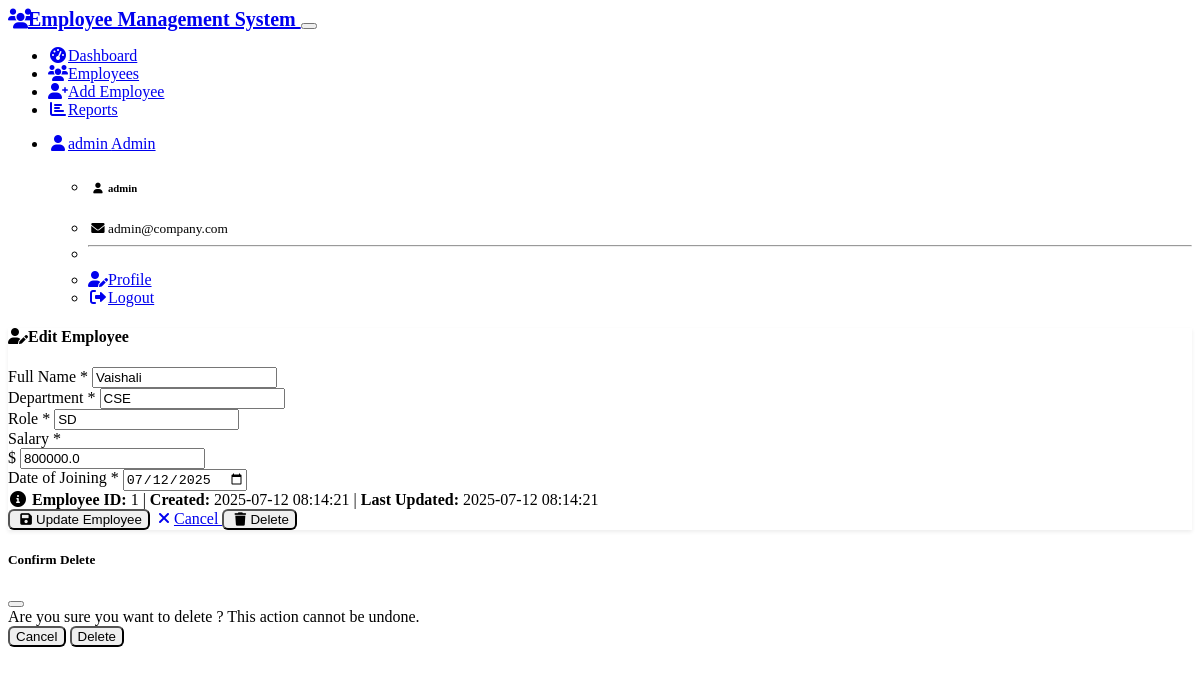
/edit_employee/1 (signed in), run on the app's committed database.
### models.py (models this page shows, shortened)
class Employee(db.Model):
    id = db.Column(db.Integer, primary_key=True)
    name = db.Column(db.String(100), nullable=False)
    department = db.Column(db.String(50), nullable=False)
    salary = db.Column(db.Float, nullable=False)
    role = db.Column(db.String(50), nullable=False)
    date_of_joining = db.Column(db.Date, nullable=False, default=datetime.utcnow)
    created_at = db.Column(db.DateTime, default=datetime.utcnow)
    updated_at = db.Column(db.DateTime, default=datetime.utcnow, onupdate=datetime.utcnow)

### routes/employee.py (the view, shortened to what this page needs)
@app.route('/edit_employee/<int:employee_id>', methods=['GET', 'POST'])
def edit_employee(employee_id):
    if 'admin_id' not in session:
        return redirect(url_for('login'))
    try:
        employee = Employee.query.get_or_404(employee_id)
        return render_template('edit_employee.html', employee=employee)
    except Exception as e:
        logging.error(f"Error editing employee: {str(e)}")
        db.session.rollback()
        flash('Error updating employee', 'error')
        return redirect(url_for('employees'))

### routes/auth.py (called while the page is built, shortened)
@app.context_processor
def inject_user():
    if 'admin_id' in session:
        return dict(
            current_admin=session.get('admin_username'),
            current_email=session.get('admin_email'),
            current_role=session.get('admin_role'),
            is_logged_in=True
        )

### templates/edit_employee.html (shortened to what this page needs)
{% extends "base.html" %}
{% block content %}
<div class="container">
    <div class="row justify-content-center">
        <div class="col-md-8">
            <div class="card">
                <div class="card-header">
                    <h4 class="card-title mb-0">
                        <i class="fas fa-user-edit me-2"></i>Edit Employee
                    </h4>
                </div>
                <div class="card-body">
                    <form method="POST">
                        <div class="row">
                            <div class="col-md-6 mb-3">
                                <label for="name" class="form-label">Full Name *</label>
                                <input type="text" class="form-control" id="name" name="name"
                                       value="{{ employee.name }}" required placeholder="Enter full name">
                            </div>
                            <div class="col-md-6 mb-3">
                                <label for="department" class="form-label">Department *</label>
                                <input type="text" class="form-control" id="department" name="department"
                                       value="{{ employee.department }}" required placeholder="e.g., IT, HR, Sales">
                            </div>
                        </div>
                        <div class="row">
                            <div class="col-md-6 mb-3">
                                <label for="role" class="form-label">Role *</label>
                                <input type="text" class="form-control" id="role" name="role"
                                       value="{{ employee.role }}" required placeholder="e.g., Manager, Developer, Analyst">
                            </div>
                            <div class="col-md-6 mb-3">
                                <label for="salary" class="form-label">Salary *</label>
                                <div class="input-group">
                                    <span class="input-group-text">$</span>
                                    <input type="number" class="form-control" id="salary" name="salary"
                                           value="{{ employee.salary }}" required min="0" step="0.01" placeholder="0.00">
                                </div>
                            </div>
                        </div>
                        <div class="row">
                            <div class="col-md-6 mb-3">
                                <label for="date_of_joining" class="form-label">Date of Joining *</label>
                                <input type="date" class="form-control" id="date_of_joining" name="date_of_joining"
                                       value="{{ employee.date_of_joining.strftime('%Y-%m-%d') }}" required>
                            </div>
                        </div>
                        <div class="row">
                            <div class="col-12">
                                <div class="alert alert-info">
                                    <i class="fas fa-info-circle me-2"></i>
                                    <strong>Employee ID:</strong> {{ employee.id }} |
                                    <strong>Created:</strong> {{ employee.created_at.strftime('%Y-%m-%d %H:%M:%S') }} |
                                    <strong>Last Updated:</strong> {{ employee.updated_at.strftime('%Y-%m-%d %H:%M:%S') }}
                                </div>
                            </div>
                        </div>
                        <div class="row">
                            <div class="col-12">
                                <div class="d-flex gap-2">
                                    <button type="submit" class="btn btn-primary">
                                        <i class="fas fa-save me-1"></i>Update Employee
                                    </button>
                                    <a href="{{ url_for('employees') }}" class="btn btn-secondary">
                                        <i class="fas fa-times me-1"></i>Cancel
                                    </a>
                                    <button type="button" class="btn btn-danger ms-auto"
                                            onclick="confirmDelete({{ employee.id }}, '{{ employee.name }}')">
                                        <i class="fas fa-trash me-1"></i>Delete
                                    </button>
                                </div>
                            </div>
                        </div>
                    </form>
                </div>
            </div>
        </div>
    </div>
</div>
<div class="modal fade" id="deleteModal" tabindex="-1">
    <div class="modal-dialog">
        <div class="modal-content">
            <div class="modal-header">
                <h5 class="modal-title">Confirm Delete</h5>
                <button type="button" class="btn-close" data-bs-dismiss="modal"></button>
            </div>
            <div class="modal-body">
                Are you sure you want to delete <strong id="employeeName"></strong>?
                This action cannot be undone.
            </div>
            <div class="modal-footer">
                <button type="button" class="btn btn-secondary" data-bs-dismiss="modal">Cancel</button>
                <form id="deleteForm" method="POST" style="display: inline;">
                    <button type="submit" class="btn btn-danger">Delete</button>
                </form>
            </div>
        </div>
    </div>
</div>
{% endblock %}

### static/css/custom.css (style rules this page uses)
.card { border: none; box-shadow: 0 0.125rem 0.25rem rgba(0, 0, 0, 0.075); transition: box-shadow 0.15s ease-in-out; }
.btn { border-radius: 0.375rem; transition: all 0.15s ease-in-out; }
.alert { border: none; border-radius: 0.5rem; }
.modal-content { border: none; border-radius: 0.5rem; }
.fas, .far { width: 1.25rem; text-align: center; }

### data on the page
Employee: name "Vaishali", department "CSE", role "SD", salary "800000.0", date_of_joining "07/12/2025", id "1", created_at "2025-07-12 08:14:21", updated_at "2025-07-12 08:14:21"

### other printed values
{{ current_admin }} "admin"
{{ current_role }} "Admin"
{{ current_email }} "admin@company.com"
